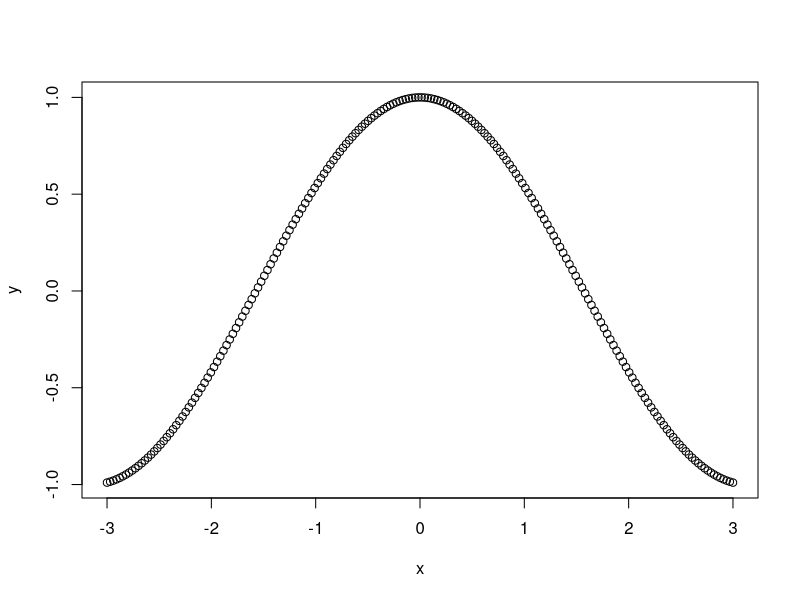
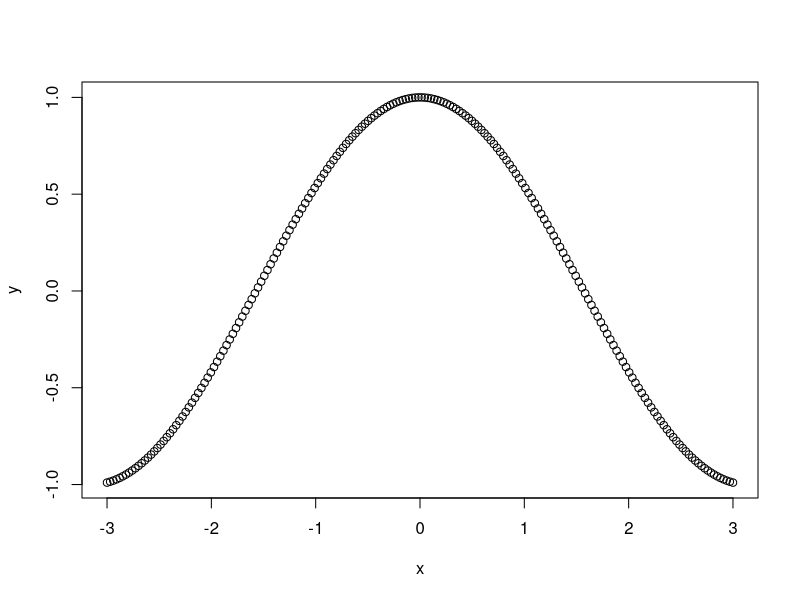
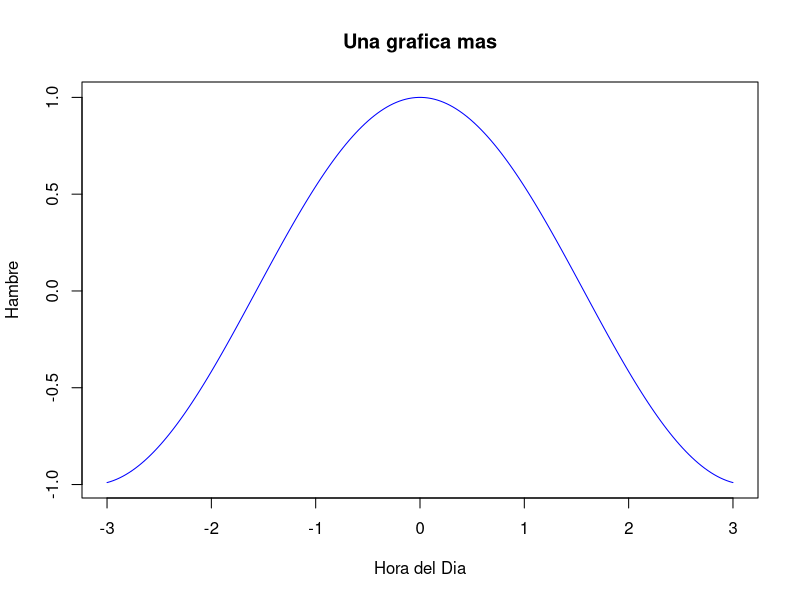
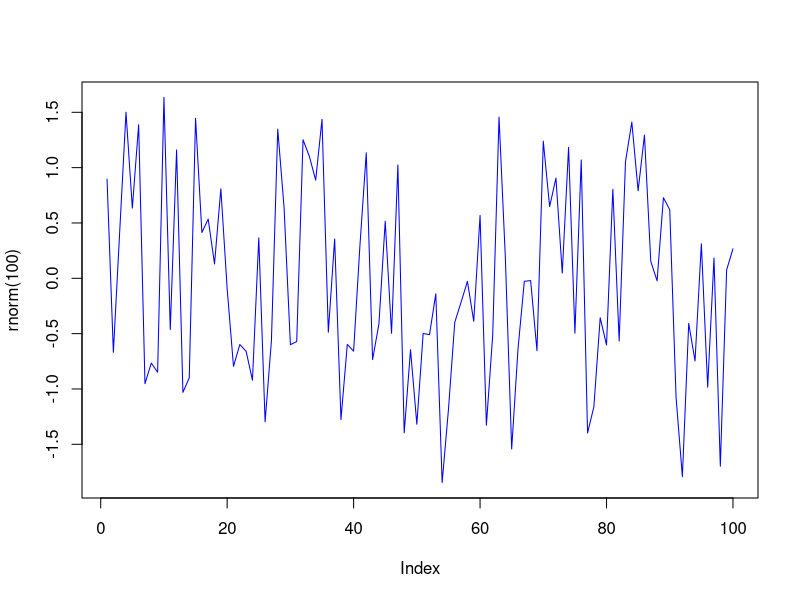
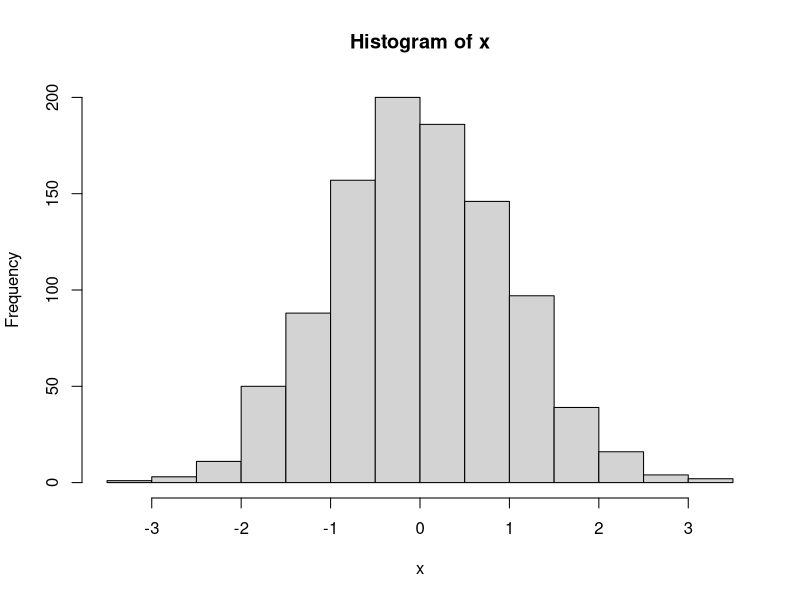
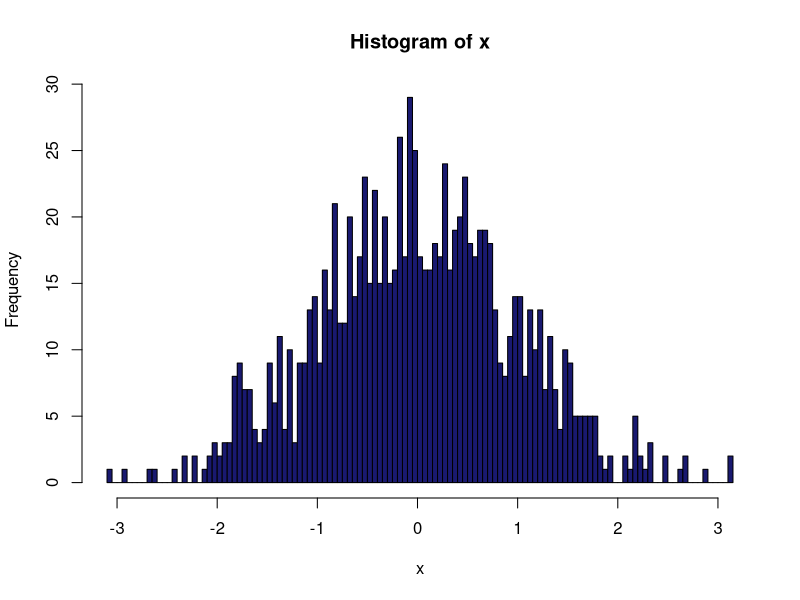
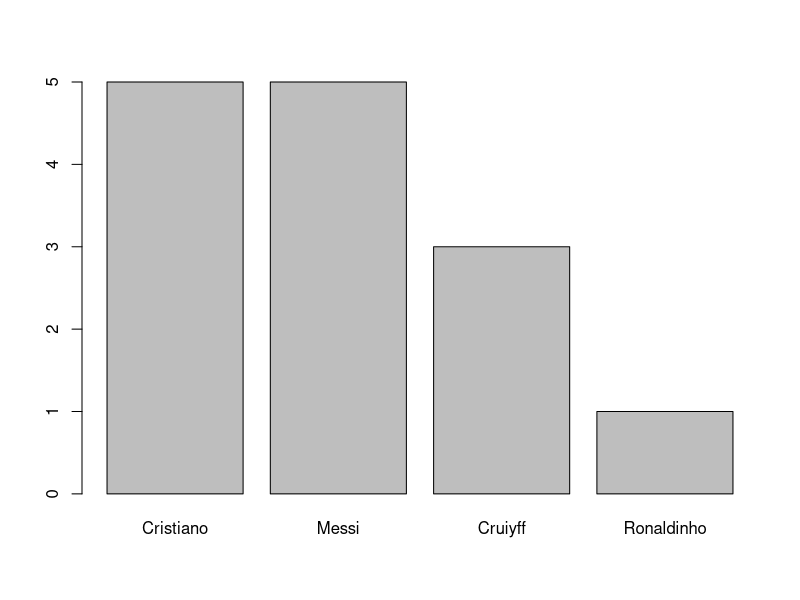
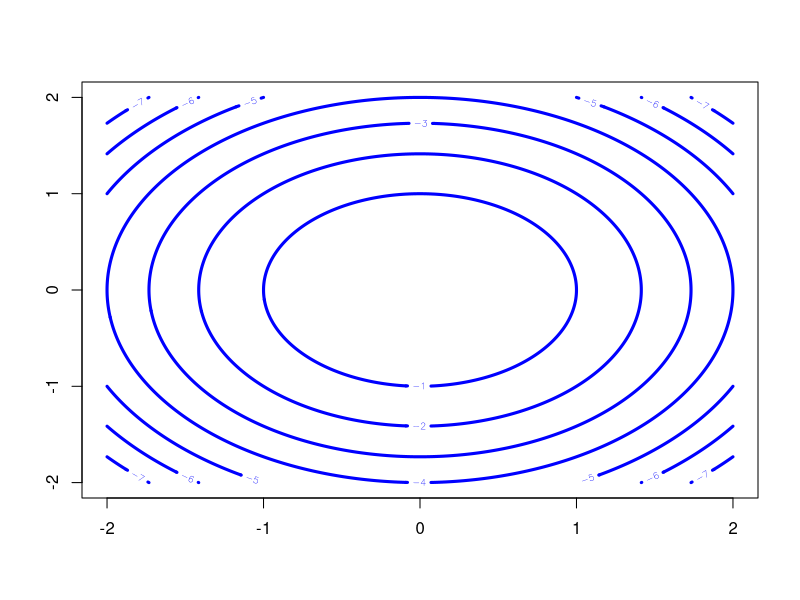

Recreate these plots in R, in order.
# Introduccion a R: 
# Parte 4) Graficas
#
# Angelo Gutierrez Daza
# 2020
#
# Programacion II
# Programa de Estudios Superiores
# Banco de Guatemala
#
# Codigo probado utilizando la version 3.6.2 de R

################################################################################
# 1) Figuras Basicas: Comandos de Alto Nivel
################################################################################

# Los comandos graficos de R pueden ser de "alto nivel" o "bajo nivel"
# Los comandos de alto nivel implementan la figura inicial
# Los comandos de bajo nivel agregan puntos, lineas, texto y otros detalles

# A continuacion veremos algunos comandos de alto nivel

### Nube de puntos

# Primero, creemos algunos datos.
x <- seq(-3,3,length=200)
y <- cos(x)

# La funcion "plot" crea una nube de puntos
plot(x,y)

# Noten que la grafica aparecera en una de las pantallas de R-studio

# Suele ser conveniente tenerla como una ventana a parte
# Para esto, usamos el comando x11() antes de la grafica
x11()
plot(x,y)

# Nota: El comando para abrir una ventana depende del sistema operativo:
# - Windows: x11()
# - Linux: X11()
# - Mac: No tengo idea

# La funcion plot() tiene muchas opciones que permiten personalizar la grafica
# Podemos consultarlas en la ayuda de este comando
# Aqui, una pequena muestra de como agregar algunos detalles
x11(); plot(x,y,
                col="blue",
                type="l",
                xlab="Hora del Dia",ylab="Hambre",
                main="Una grafica mas") 

# Noten ademas como podemos partir un comando en varias lineas para hacer el
# codigo mas compacto y facil de leer

# Note ademas que plot(), con un solo argumento vectorial, grafica una serie a
# traves del tiempo
x11(); plot(rnorm(100),col="blue",type="l")

### Histograma 
x <- rnorm(1000)
x11(); hist(x) # Histograma sencillo
x11(); hist(x,breaks=100,col="midnightblue") # Histograma con opciones

### Barras
x <- c(5,5,3,1)
names(x) <- c("Cristiano","Messi","Cruiyff","Ronaldinho") 
x
x11(); barplot(x)

### Lineas de contorno
x <- seq(-2,2,length=200) # Valores eje x
y <- x                    # Valores eje y

# Valores de la funcion f(x,y)=-(x^2+y^2) para cada combinacion de puntos (x,y)
z <- outer(x,y,function(x,y) -(x^2+y^2)) 

# Lineas de contorno de la funcion f(x,y)=-(x^2+y^2)
x11(); contour(x,y,z,col="blue",lwd=3)

### Superficie en tres dimensiones
x <- seq(-2,2,length=50) # Valores eje x
y <- x                   # Valores eje y

# Valores de la funcion f(x,y)=-(x^2+y^2) para cada combinacion de puntos (x,y)
z <- outer(x,y,function(x,y) -(x^2+y^2)) 

# Grafica simple de la funcion
x11(); persp(x,y,z) 

# Pero podemos hacer que se vea mucho mejor
x11()
persp(x, y, z, 
	theta = 30, phi = 30,
	expand = 0.5, col = "lightblue",
    ltheta = 120, shade = 0.75, ticktype = "detailed",
    xlab = "x", ylab = "y", zlab = "f(x,y)")

################################################################################
# 2) Figuras Basicas: Comandos de Bajo Nivel
################################################################################

# Para usar comandos de bajo nivel, debemos primero construir una grafica con
# los alto de alto nivel

# Luego invocamos el comando de bajo nivel para anadir cosas

# Aca usamos el comando "lines" para agregar una linea adicional a la grafica
x <- seq(-2*pi,2*pi,length=200)   # Vector de valores entre -2*pi y *pi
y <- sin(x)                       # Funcion seno
z <- cos(x)                       # Funcion coseno

# Creamos una grafica de la funcion seno usando el comando plot()
x11(); plot(x,y,type="l")     

# Anadimos la grafica de la funcion coseno usando el comando lines()
lines(x,z,col="blue")             

# Otros comandos de bajo nivel que pueden ser utiles:
?points   # Agregar puntos
?lines    # Agregar lineas
?text     # Agregar texto
?abline   # Agregar lineas rectas
?polygon  # Agregar poligonos
?arrows   # Agregar flechas
?legend   # Agregar una leyenda a la figura

# Finalmente, unos comandos para cerrar todas las graficas en el escritorio
graphics.off()

################################################################################
# 3) Exportar Figuras
################################################################################

# Podemos exportar la figura como un archivo pdf, eps, jpg, png, entre otros

# A continuacion guardamos el mismo histograma en tres formatos distintos
x <- rlnorm(100)

# Guardar como .pdf
postscript("mi_figura.pdf")  
hist(x)
dev.off()

# Guardar como .eps
postscript("mi_figura.eps") 
hist(x)
dev.off()

# Guardar como .jpg
jpeg("mi_figura.jpg") 
hist(x)
dev.off()

# Guardar como .png
jpeg("mi_figura.jpg") 
hist(x)
dev.off()

# Para mas formatos y opciones adicionales, puede consultar la ayuda:
?png

